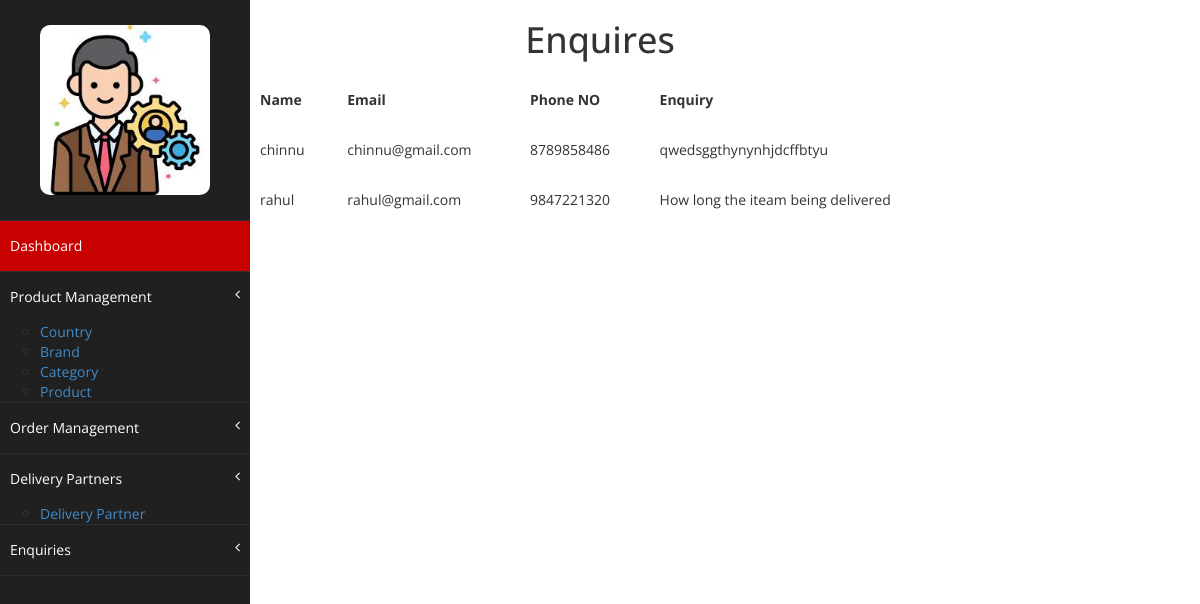
The app's page /enquires/ with its own data.
### veg/models.py (models this page shows)
class Enquiry(models.Model):
    e_name= models.CharField(max_length=20,null=True)
    e_email = models.EmailField()
    e_phone = models.IntegerField(null=True)
    e_question = models.TextField(null=True)

### veg/views.py (the view)
# urls.py: path("enquires/",views.enquires),
def enquires(request):
    eq=Enquiry.objects.all()
    return render(request,"enquires.html",{'eq':eq})

### templates/enquires.html (shortened to what this page needs)
<!DOCTYPE html>
{% load static %}
<html lang="en">
<head>
  <link href="{% static 'assets/css/bootstrap.css' %}" rel="stylesheet" />
  <link href="{% static 'assets/css/font-awesome.css' %}" rel="stylesheet" />
  <link href="{% static 'assets/js/morris/morris-0.4.3.min.css' %}" rel="stylesheet" />
  <link href="{% static 'assets/css/custom.css' %}" rel="stylesheet" />
</head>
<body>
  <nav class="navbar-default navbar-side" role="navigation">
    <div class="sidebar-collapse">
      <ul class="nav" id="main-menu">
        <li class="text-center">
          <img src="{% static 'assets/img/ad.jpeg' %}" class="user-image img-responsive"/>
        </li>
        <li>
          <a class="active-menu" href="/dashboard">Dashboard</a>
        </li>
        <li>
          <a href="/product">Product Management<span class="fa arrow"></span></a>
          <ul>
            <li><a href="/country">Country</a></li>
            <li><a href="/brand">Brand</a></li>
            <li><a href="/category">Category</a></li>
            <li><a href="/product">Product</a></li>
          </ul>
        </li>
        <li>
          <a href="/oder_details">Order Management<span class="fa arrow"></span></a>
        </li>
        <li >
          <a href="table.html">Delivery Partners<span class="fa arrow"></span></a>
          <ul><li><a href="/delivery_p">Delivery Partner</a></li></ul>
        </li>
        <li >
          <a href="/enquires/">Enquiries<span class="fa arrow"></span></a>
        </li>
      </ul>
    </div>
  </nav>
  <div>
    <h1 align="center">Enquires</h1>
    <table class="enquiry-table">
      <tr>
        <th>Name</th>
        <th>Email</th>
        <th>Phone NO</th>
        <th>Enquiry</th>
      </tr>
      {% for i in eq %}
      <tr>
        <td>{{ i.e_name }}</td>
        <td>{{ i.e_email }}</td>
        <td>{{ i.e_phone }}</td>
        <td>{{ i.e_question }}</td>
      </tr>
      {% endfor %}
    </table>
  </div>
</body>
</html>

### static/assets/css/custom.css (style rules this page uses)
body { font-family: 'Open Sans', sans-serif; }
.text-center { text-align:center; }
.user-image { margin: 25px auto; -webkit-border-radius: 10px; -moz-border-radius: 10px; border-radius: 10px; max-height:170px; max-width:170px; }
.active-menu { background-color:#C90000!important; }
.arrow { float: right; }
.fa.arrow:before { content: "\f104"; }
.sidebar-collapse , .sidebar-collapse .nav { background:none; }
.sidebar-collapse .nav { padding:0; }
.sidebar-collapse .nav > li > a { color:#fff; background:#202020; text-shadow:none; }
.sidebar-collapse > .nav > li > a { padding:15px 10px; }
.sidebar-collapse > .nav > li { border-bottom: 1px solid rgba(107, 108, 109, 0.19); }
.navbar-side { border:none; background-color: #202020; }
.navbar-default { border:0px solid black; }
@media (min-width:768px) { .navbar-side { z-index: 1; position: absolute; width: 260px; } }

### templates/enquires.html (style rules this page uses)
.enquiry-table { width: 60%; margin: 0 auto; border-collapse: separate; border-spacing: 10px; }
.enquiry-table td { padding: 10px; }
.enquiry-table th { padding: 10px; }
.navbar-default.navbar-side { height: 100vh; position: fixed; top: 0; left: 0; z-index: 1; width: 250px; }

### records on screen
Enquiry: e_name "chinnu", e_email "chinnu@gmail.com", e_phone "8789858486", e_question "qwedsggthynynhjdcffbtyu"
Enquiry: e_name "rahul", e_email "rahul@gmail.com", e_phone "9847221320", e_question "How long the iteam being delivered"
